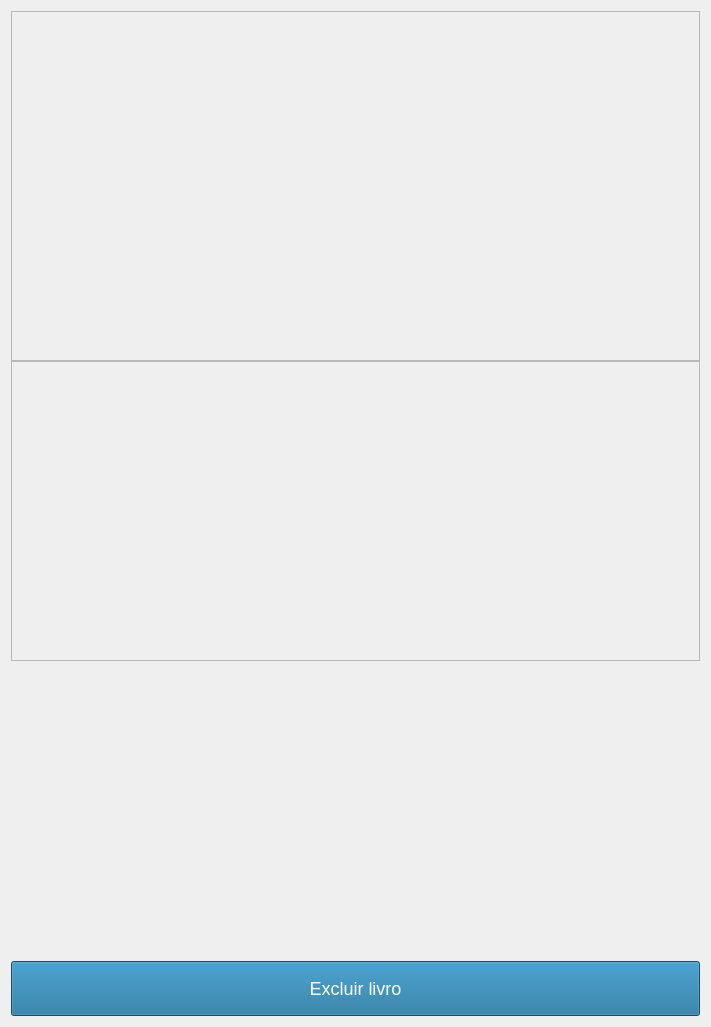
               <widget class="QWidget" name="scrollAreaWidgetContents_2">
                <property name="geometry">
                 <rect>
                  <x>0</x>
                  <y>0</y>
                  <width>711</width>
                  <height>1023</height>
                 </rect>
                </property>
                <layout class="QVBoxLayout" name="verticalLayout_4">
                 <property name="spacing">
                  <number>0</number>
                 </property>
                 <item>
                  <widget class="QFrame" name="frame">
                   <property name="minimumSize">
                    <size>
                     <width>0</width>
                     <height>350</height>
                    </size>
                   </property>
                   <property name="frameShape">
                    <enum>QFrame::StyledPanel</enum>
                   </property>
                   <property name="frameShadow">
                    <enum>QFrame::Raised</enum>
                   </property>
                   <layout class="QHBoxLayout" name="horizontalLayout_2" stretch="1">
                    <property name="spacing">
                     <number>0</number>
                    </property>
                    <property name="leftMargin">
                     <number>0</number>
                    </property>
                    <property name="topMargin">
                     <number>0</number>
                    </property>
                    <property name="rightMargin">
                     <number>0</number>
                    </property>
                    <property name="bottomMargin">
                     <number>0</number>
                    </property>
                    <item>
                     <widget class="QWidget" name="widget" native="true">
                      <property name="sizePolicy">
                       <sizepolicy hsizetype="Preferred" vsizetype="Preferred">
                        <horstretch>0</horstretch>
                        <verstretch>0</verstretch>
                       </sizepolicy>
                      </property>
                      <property name="minimumSize">
                       <size>
                        <width>0</width>
                        <height>300</height>
                       </size>
                      </property>
                     </widget>
                    </item>
                   </layout>
                  </widget>
                 </item>
                 <item>
                  <widget class="QFrame" name="frame_2">
                   <property name="minimumSize">
                    <size>
                     <width>0</width>
                     <height>300</height>
                    </size>
                   </property>
                   <property name="frameShape">
                    <enum>QFrame::StyledPanel</enum>
                   </property>
                   <property name="frameShadow">
                    <enum>QFrame::Raised</enum>
                   </property>
                   <layout class="QHBoxLayout" name="horizontalLayout_3">
                    <property name="spacing">
                     <number>0</number>
                    </property>
                    <property name="leftMargin">
                     <number>0</number>
                    </property>
                    <property name="topMargin">
                     <number>0</number>
                    </property>
                    <property name="rightMargin">
                     <number>0</number>
                    </property>
                    <property name="bottomMargin">
                     <number>0</number>
                    </property>
                    <item>
                     <widget class="QWidget" name="widget_2" native="true">
                      <property name="sizePolicy">
                       <sizepolicy hsizetype="Preferred" vsizetype="Expanding">
                        <horstretch>0</horstretch>
                        <verstretch>0</verstretch>
                       </sizepolicy>
                      </property>
                      <property name="minimumSize">
                       <size>
                        <width>400</width>
                        <height>0</height>
                       </size>
                      </property>
                     </widget>
                    </item>
                   </layout>
                  </widget>
                 </item>
                 <item>
                  <widget class="QTableWidget" name="tableWidget">
                   <property name="sizePolicy">
                    <sizepolicy hsizetype="Expanding" vsizetype="Fixed">
                     <horstretch>0</horstretch>
                     <verstretch>0</verstretch>
                    </sizepolicy>
                   </property>
                   <property name="minimumSize">
                    <size>
                     <width>0</width>
                     <height>300</height>
                    </size>
                   </property>
                   <property name="palette">
                    <palette>
                     <active>
                      <colorrole role="WindowText">
                       <brush brushstyle="SolidPattern">
                        <color alpha="255">
                         <red>0</red>
                         <green>0</green>
                         <blue>0</blue>
                        </color>
                       </brush>
                      </colorrole>
                      <colorrole role="Button">
                       <brush brushstyle="SolidPattern">
                        <color alpha="0">
                         <red>255</red>
                         <green>255</green>
                         <blue>255</blue>
                        </color>
                       </brush>
                      </colorrole>
                      <colorrole role="Text">
                       <brush brushstyle="SolidPattern">
                        <color alpha="255">
                         <red>0</red>
                         <green>0</green>
                         <blue>0</blue>
                        </color>
                       </brush>
                      </colorrole>
                      <colorrole role="ButtonText">
                       <brush brushstyle="SolidPattern">
                        <color alpha="255">
                         <red>0</red>
                         <green>0</green>
                         <blue>0</blue>
                        </color>
                       </brush>
                      </colorrole>
                      <colorrole role="Base">
                       <brush brushstyle="NoBrush">
                        <color alpha="255">
                         <red>0</red>
                         <green>0</green>
                         <blue>0</blue>
                        </color>
                       </brush>
                      </colorrole>
                      <colorrole role="Window">
                       <brush brushstyle="SolidPattern">
                        <color alpha="0">
                         <red>255</red>
                         <green>255</green>
                         <blue>255</blue>
                        </color>
                       </brush>
                      </colorrole>
                      <colorrole role="PlaceholderText">
                       <brush brushstyle="NoBrush">
                        <color alpha="128">
                         <red>0</red>
                         <green>0</green>
                         <blue>0</blue>
                        </color>
                       </brush>
                      </colorrole>
                     </active>
                     <inactive>
                      <colorrole role="WindowText">
                       <brush brushstyle="SolidPattern">
                        <color alpha="255">
                         <red>0</red>
                         <green>0</green>
                         <blue>0</blue>
                        </color>
                       </brush>
                      </colorrole>
                      <colorrole role="Button">
                       <brush brushstyle="SolidPattern">
                        <color alpha="0">
                         <red>255</red>
                         <green>255</green>
                         <blue>255</blue>
                        </color>
                       </brush>
                      </colorrole>
                      <colorrole role="Text">
                       <brush brushstyle="SolidPattern">
                        <color alpha="255">
                         <red>0</red>
                         <green>0</green>
                         <blue>0</blue>
                        </color>
                       </brush>
                      </colorrole>
                      <colorrole role="ButtonText">
                       <brush brushstyle="SolidPattern">
                        <color alpha="255">
                         <red>0</red>
                         <green>0</green>
                         <blue>0</blue>
                        </color>
                       </brush>
                      </colorrole>
                      <colorrole role="Base">
                       <brush brushstyle="NoBrush">
                        <color alpha="255">
                         <red>0</red>
                         <green>0</green>
                         <blue>0</blue>
                        </color>
                       </brush>
                      </colorrole>
                      <colorrole role="Window">
                       <brush brushstyle="SolidPattern">
                        <color alpha="0">
                         <red>255</red>
                         <green>255</green>
                         <blue>255</blue>
                        </color>
                       </brush>
                      </colorrole>
                      <colorrole role="PlaceholderText">
                       <brush brushstyle="NoBrush">
                        <color alpha="128">
                         <red>0</red>
                         <green>0</green>
                         <blue>0</blue>
                        </color>
                       </brush>
                      </colorrole>
                     </inactive>
                     <disabled>
                      <colorrole role="WindowText">
                       <brush brushstyle="SolidPattern">
                        <color alpha="255">
                         <red>0</red>
                         <green>0</green>
                         <blue>0</blue>
                        </color>
                       </brush>
                      </colorrole>
                      <colorrole role="Button">
                       <brush brushstyle="SolidPattern">
                        <color alpha="0">
                         <red>255</red>
                         <green>255</green>
                         <blue>255</blue>
                        </color>
                       </brush>
                      </colorrole>
                      <colorrole role="Text">
                       <brush brushstyle="SolidPattern">
                        <color alpha="255">
                         <red>0</red>
                         <green>0</green>
                         <blue>0</blue>
                        </color>
                       </brush>
                      </colorrole>
                      <colorrole role="ButtonText">
                       <brush brushstyle="SolidPattern">
                        <color alpha="255">
                         <red>0</red>
                         <green>0</green>
                         <blue>0</blue>
                        </color>
                       </brush>
                      </colorrole>
                      <colorrole role="Base">
                       <brush brushstyle="NoBrush">
                        <color alpha="255">
                         <red>0</red>
                         <green>0</green>
                         <blue>0</blue>
                        </color>
                       </brush>
                      </colorrole>
                      <colorrole role="Window">
                       <brush brushstyle="SolidPattern">
                        <color alpha="0">
                         <red>255</red>
                         <green>255</green>
                         <blue>255</blue>
                        </color>
                       </brush>
                      </colorrole>
                      <colorrole role="PlaceholderText">
                       <brush brushstyle="NoBrush">
                        <color alpha="128">
                         <red>0</red>
                         <green>0</green>
                         <blue>0</blue>
                        </color>
                       </brush>
                      </colorrole>
                     </disabled>
                    </palette>
                   </property>
                   <property name="styleSheet">
                    <string notr="true"/>
                   </property>
                   <property name="verticalScrollBarPolicy">
                    <enum>Qt::ScrollBarAsNeeded</enum>
                   </property>
                   <property name="selectionBehavior">
                    <enum>QAbstractItemView::SelectRows</enum>
                   </property>
                   <property name="sortingEnabled">
                    <bool>false</bool>
                   </property>
                  </widget>
                 </item>
                 <item>
                  <widget class="QPushButton" name="btn_excluir">
                   <property name="minimumSize">
                    <size>
                     <width>150</width>
                     <height>55</height>
                    </size>
                   </property>
                   <property name="font">
                    <font>
                     <pointsize>-1</pointsize>
                    </font>
                   </property>
                   <property name="styleSheet">
                    <string notr="true">QPushButton {
    background-color: #166b97; /*#2ABf9E;*/
    padding: 5px;
	color: rgb(255, 255, 255);
    font-size: 18px;
}</string>
                   </property>
                   <property name="text">
                    <string>Excluir livro</string>
                   </property>
                  </widget>
                 </item>
                </layout>
               </widget>
